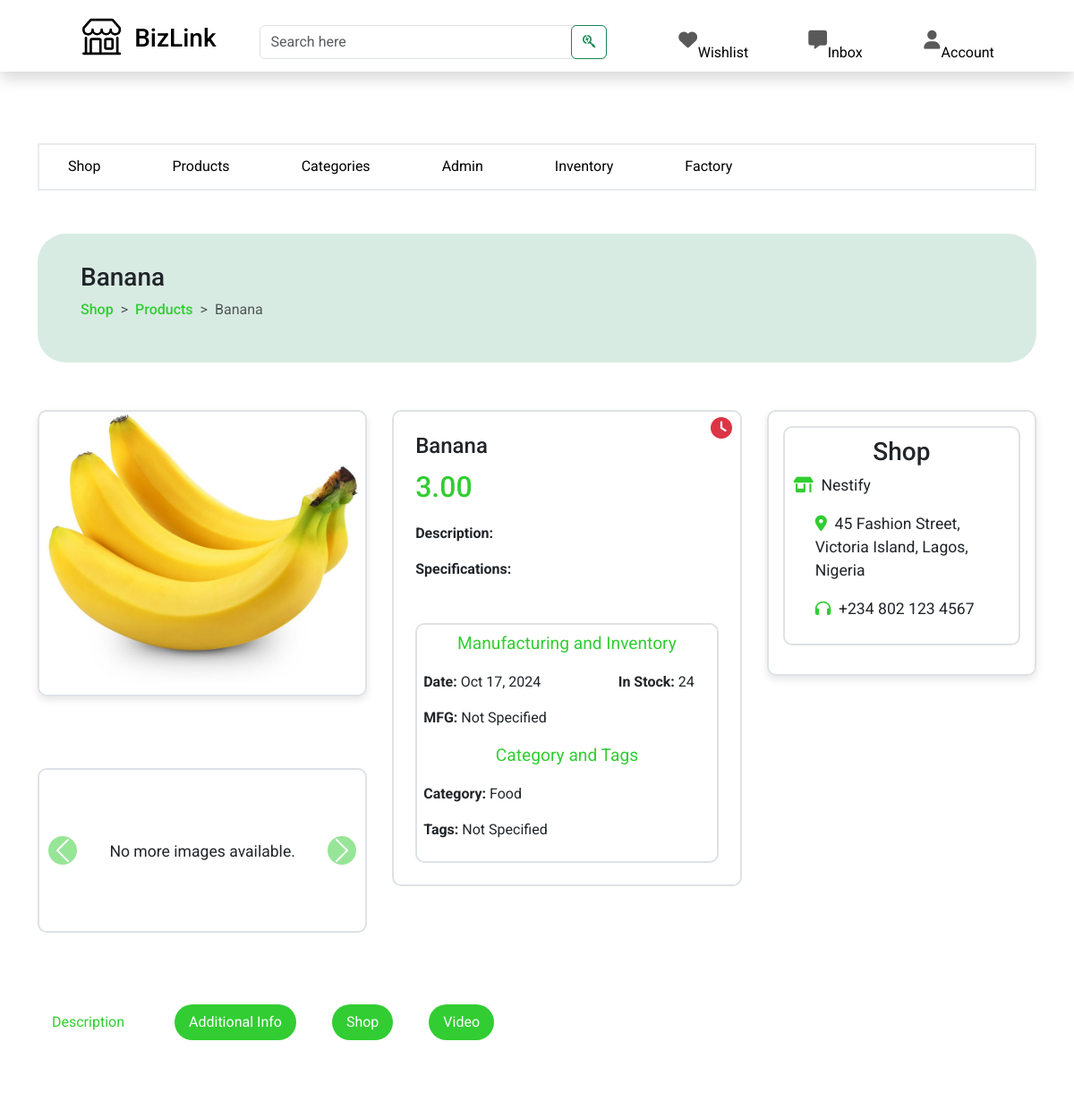
/core/owner/home/product/product6139A33AAE/ (signed in, upper part), run on an earlier commit of the app's database.
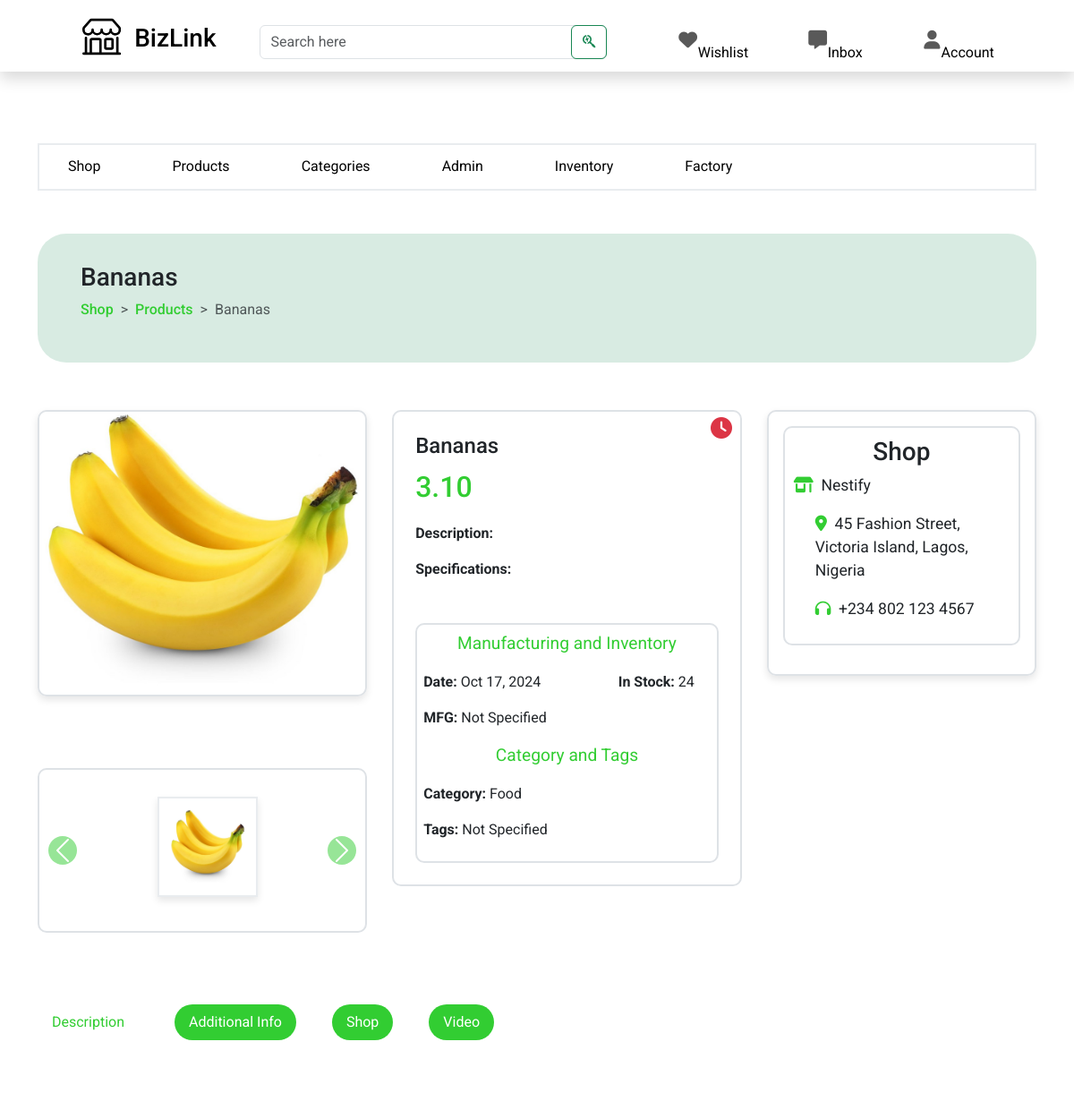
And on a later commit of the database.
### shop/models.py (models this page shows, shortened)
class Product(models.Model):
    productId =  ShortUUIDField(unique=True, length=10, max_length=21, prefix="product", alphabet="ABCDEF0123456789")
    name = models.CharField(max_length=255)
    category = models.ForeignKey(Category, related_name='category_products', on_delete=models.CASCADE)
    image = models.ImageField(upload_to='product_directory_path', blank=True, null=True)
    video = models.ForeignKey(ProductVideo, null=True, blank=True, on_delete=models.SET_NULL, related_name="product_on_the_video")
    shop = models.ForeignKey(Shop, related_name='shop_products', on_delete=models.CASCADE)
    description = models.TextField(blank=True, null=True)
    specifications = models.TextField(blank=True, null=True)
    mfg = models.DateTimeField(auto_now_add=False, null=True, blank=True)
    price = models.DecimalField(max_digits=15, decimal_places=2)
    stock_quantity = models.PositiveIntegerField()
    created_by = models.ForeignKey(settings.AUTH_USER_MODEL, related_name='user_products', on_delete=models.CASCADE)
    created_at = models.DateTimeField(auto_now_add=True)
    updated_at = models.DateTimeField(auto_now=True)
    tags = TaggableManager(blank=True)
    sku = ShortUUIDField(unique=True, length=4, max_length=10, prefix="sku", alphabet="0123456789")
    class Meta:
        ordering = ('name',)
        unique_together = ('created_by', 'name', 'category')

class Category(models.Model):
    categoryId =  ShortUUIDField(unique=True, length=10, max_length=21, prefix="category", alphabet="ABCDEF0123456789")
    name = models.CharField(max_length=255)
    description = models.TextField(blank=False, null=False)
    image = models.ImageField(upload_to='category_directory_path', blank=True, null=True)
    shop = models.ForeignKey(Shop, related_name='shop_categories', on_delete=models.CASCADE)
    created_at = models.DateTimeField(auto_now_add=True)
    created_by = models.ForeignKey(settings.AUTH_USER_MODEL, on_delete=models.CASCADE, related_name="user_categories")
    class Meta:
        ordering = ('name',)
        verbose_name_plural = 'Categories'
        unique_together = ('created_by', 'name')

### core/views.py (the view, shortened to what this page needs)
# urls.py: path("owner/home/product/<productId>/", views.product_detail, name="product_detail"),
def product_detail(request, productId):
    user = request.user
    if user.user_type == 'business_owner':
        try:
            product = Product.objects.get(created_by=user, productId=productId)
            shop = Shop.objects.get(created_by=user)
        except Product.DoesNotExist:
            messages.error(request, "No product detail available.")
    product_images = product.more_product_images.all()
    product_videos = product.more_product_videos.all()
    print(product_videos)
    related_products = Product.objects.filter(category=product.category).exclude(productId=productId)[:4]
    try:
        discounted_product = DiscountedProduct.objects.get(product=product)
    except DiscountedProduct.DoesNotExist:
        discounted_product = None
    return render(request, "core/owner/product-detail.html", {
        'user': user,
        'product': product,
        'product_images': product_images,
        'product_videos': product_videos,
        'shop': shop,
        'related_products': related_products,
        'discounted_product': discounted_product,
    })

### core/templatetags/custom_tags.py (called while the page is built)
@register.filter
def startswith(value, arg):
    return value.startswith(arg)

### shop/models.py (called while the page is built)
    def __str__(self):
        return str(self.video)

### templates/core/owner/product-detail.html (shortened to what the changed rows need)
{% extends "core/owner/owner-base.html" %}
{% load static %}
{% block content %}
<section class="product_detail_intro_section">
    <div class="container">
        <div class="intro-banner">
            <h3>{{ product.name }}</h3>
            <div class="breadcrumb-box">
                <ol class="breadcrumb">
                    <li class="breadcrumb-item"><a href="{% url 'core:owner_shop' %}">Shop</a></li>
                    <li class="breadcrumb-item"><a href="{% url 'core:product' %}">Products</a></li>
                    <li class="breadcrumb-item active" aria-current="page">{{ product.name }}</li>
                  </ol>
            </div>
        </div>
        <div class="product-detail-intro-box">
            <div class="product-image">
                <div class="image-box">
                    <img id="main-image" src="{{ product.image.url }}" alt="{{ product.name }} image" class="img-fluid">
                </div>
                <div class="more-product-images">
                    <div id="carouselExample" class="carousel slide" data-bs-ride="carousel">
                        <div class="carousel-inner">
                            {% if product_images %}
                                <div class="carousel-item active" data-img="{{ product.image.url }}">
                                    <img src="{{ product.image.url }}" alt="{{ product.name }} image">
                                </div>
                            {% else %}
                                <p class="no-more-images-text">No more images available.</p>
                            {% endif %}
                        </div>
                    </div>
                </div>
            </div>
            <div class="product-description">
                <h4>{{ product.name }}</h4>
                {% if user.user_type == 'business_owner' %}
                    <div class="offer-discount">
                        <button id="clock-icon"><i class="fa-solid fa-clock"></i></button>
                    </div>
                {% endif %}
                <div class="price">
                    <p class="new-price">{{ product.price }}</p>
                </div>
                <p><b>Description: </b>{{ product.description|striptags|truncatechars:100 }}</p>
                <p><b>Specifications: </b>{{ product.specifications|striptags|truncatechars:100 }}</p>
                <div class="more-detail">
                    <p class="text-center title">Manufacturing and Inventory</p>
                    <div class="row1">
                        <div>
                            <p><b>Date: </b> {{ product.created_at|date:"M d, Y" }}</p>
                            <p><b>MFG:</b>
                                {% if product.mfg %}
                                    {{ product.mfg|date:"M d, Y" }}
                                {% else %}
                                    Not Specified
                                {% endif %}
                            </p>
                        </div>
                        <div><p><b>In Stock:</b> {{ product.stock_quantity }}</p></div>
                    </div>
                    <div class="row2">
                        <p class="text-center title">Category and Tags</p>
                        <p><b>Category:</b> {{ product.category.name }}</p>
                        <p class="tag"><b>Tags:</b>
                            {% if product.tags.exists %}
                                {% for tag in product.tags.all %} <a href="{% url 'core:tag' tag.slug %}">#{{ tag.name|lower }}</a> {% endfor %}
                            {% else %}
                                Not Specified
                            {% endif %}
                        </p>
                    </div>
                </div>
            </div>
        </div>
    </div>
</section>
{% endblock %}

What changed in the data, as far as the page shows it:
changed Product "Food": name "Banana" → "Bananas"; price "3.00" → "3.10"
Also different on the page:
text no longer shown: "No more images available."
